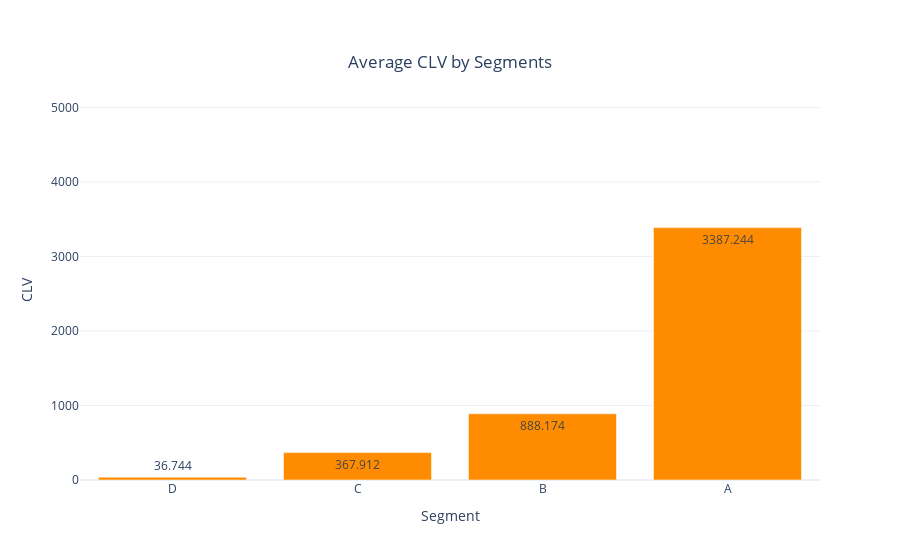

Notebook code cell kept with this figure:
### Code cell
data = go.Bar(x = cltv.groupby('segment').agg({'clv':'mean'}).reset_index()['segment'],
              y = cltv.groupby('segment').agg({'clv':'mean'}).reset_index()['clv'],
              text = round(cltv.groupby('segment').agg({'clv':'mean'}).reset_index()['clv'],3),
              textposition= 'auto',
              marker = dict(color = 'darkorange'))

layout = go.Layout(title={'text': "Average CLV by Segments",
                          'y':0.9,
                          'x':0.5,
                          'xanchor': 'center',
                          'yanchor': 'top'},
                   xaxis = dict(title='Segment'),
                   yaxis =dict(title='CLV'),
                   template = 'plotly_white')

fig=go.Figure(data=data, layout=layout)
fig.update_yaxes(range=[0,5100])
iplot(fig)

### Figure 1 — Plotly figure (JSON) as saved in the notebook; plotly's stock layout.template omitted (floating-point values rounded to 4 significant figures)
{"data": [{"marker": {"color": "darkorange"}, "text": [36.74, 367.9, 888.2, 3387.0], "textposition": "auto", "type": "bar", "x": ["D", "C", "B", "A"], "y": [36.74, 367.9, 888.2, 3387.0]}], "layout": {"title": {"text": "Average CLV by Segments", "x": 0.5, "xanchor": "center", "y": 0.9, "yanchor": "top"}, "xaxis": {"title": {"text": "Segment"}}, "yaxis": {"range": [0, 5100], "title": {"text": "CLV"}}}}
